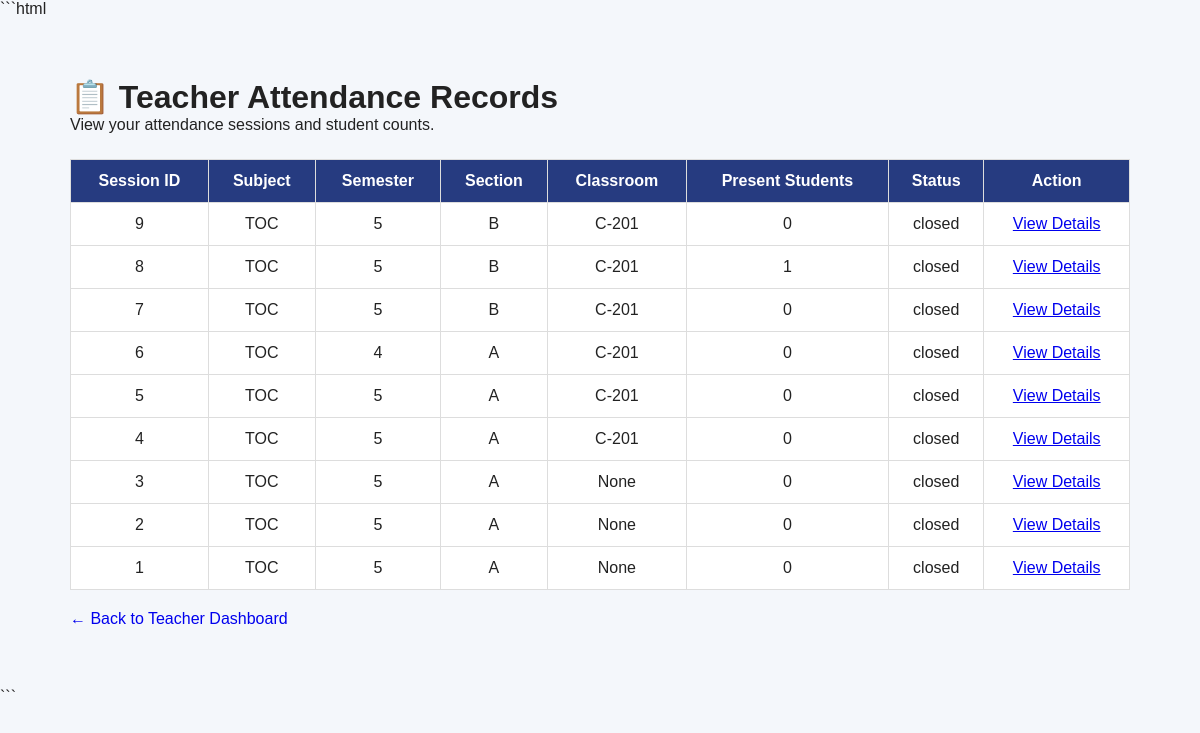
Screenshot of /teacher/attendance/records (signed in) with the database file from the repository.
### tables this page shows
CREATE TABLE attendance_sessions (
            id INTEGER PRIMARY KEY AUTOINCREMENT,
            teacher_id INTEGER NOT NULL,
            subject TEXT NOT NULL,
            semester INTEGER NOT NULL,
            section TEXT NOT NULL,
            room TEXT,
            qr_token_hash TEXT NOT NULL UNIQUE,
            starts_at TEXT NOT NULL,
            expires_at TEXT NOT NULL,
            status TEXT NOT NULL DEFAULT 'active'
                CHECK (status IN ('active', 'closed')),
            created_at TEXT DEFAULT CURRENT_TIMESTAMP,
            FOREIGN KEY (teacher_id) REFERENCES users(id)
        );

### app.py (the view)
@app.route("/teacher/attendance/records")
@login_required
@role_required("teacher")
def teacher_attendance_records():
    connection = get_database()
    try:
        current_time = datetime.now(timezone.utc).isoformat()
        connection.execute(
            """
            UPDATE attendance_sessions
            SET status = 'closed'
            WHERE teacher_id = ?
            AND status = 'active'
            AND expires_at <= ?
            """,
            (session["user_id"], current_time)
        )
        connection.commit()
        records = connection.execute(
            """
            SELECT
                a.id,
                a.subject,
                a.semester,
                a.section,
                a.room,
                a.starts_at,
                a.expires_at,
                a.status,
                COUNT(ar.id) AS total_present
            FROM attendance_sessions a
            LEFT JOIN attendance_records ar
                ON a.id = ar.session_id
            WHERE a.teacher_id = ?
            GROUP BY a.id
            ORDER BY a.id DESC
            """,
            (session["user_id"],)
        ).fetchall()
    finally:
        connection.close()
    return render_template(
        "teacher_attendance_records.html",
        records=records
    )

### app.py (called while the page is built)
def get_database():
    connection = sqlite3.connect(DATABASE)
    connection.row_factory = sqlite3.Row
    connection.execute("PRAGMA foreign_keys = ON")
    return connection

def login_required(view_function):
    @wraps(view_function)
    def wrapped_view(*args, **kwargs):
        if "user_id" not in session:
            return redirect(url_for("login"))
        return view_function(*args, **kwargs)
    return wrapped_view

def role_required(*allowed_roles):
    def decorator(view_function):
        @wraps(view_function)
        def wrapped_view(*args, **kwargs):
            if "user_id" not in session:
                return redirect(url_for("login"))
            if session.get("role") not in allowed_roles:
                return "Access denied: You do not have permission.", 403
            return view_function(*args, **kwargs)
        return wrapped_view
    return decorator

### templates/teacher_attendance_records.html (shortened to what this page needs)
<!DOCTYPE html>
<html lang="en">
<head>
    <link rel="stylesheet" href="{{ url_for('static', filename='style.css') }}">
</head>
<body>
    <div class="records-container">
        <h1>📋 Teacher Attendance Records</h1>
        <p>View your attendance sessions and student counts.</p>
        {% if records %}
        <div class="table-wrapper">
            <table class="records-table">
                <thead>
                    <tr>
                        <th>Session ID</th>
                        <th>Subject</th>
                        <th>Semester</th>
                        <th>Section</th>
                        <th>Classroom</th>
                        <th>Present Students</th>
                        <th>Status</th>
                        <th>Action</th>
                    </tr>
                </thead>
                <tbody>
                    {% for record in records %}
                    <tr>
                        <td>{{ record.id }}</td>
                        <td>{{ record.subject }}</td>
                        <td>{{ record.semester }}</td>
                        <td>{{ record.section }}</td>
                        <td>{{ record.room }}</td>
                        <td>{{ record.total_present }}</td>
                        <td>{{ record.status }}</td>
                        <td>
    <a href="{{ url_for('teacher_attendance_session_details', session_id=record.id) }}">
        View Details
    </a>
</td>
                    </tr>
                    {% endfor %}
                </tbody>
            </table>
        </div>
        {% else %}
            <p>No attendance sessions found.</p>
        {% endif %}
        <a class="back-link" href="{{ url_for('teacher_dashboard') }}">
            ← Back to Teacher Dashboard
        </a>
    </div>
</body>
</html>

### static/style.css (style rules this page uses)
* { margin: 0; padding: 0; box-sizing: border-box; }
body { font-family: Arial, sans-serif; background: #f4f7fb; color: #222; }

### templates/teacher_attendance_records.html (style rules this page uses)
.records-container { max-width: 1100px; margin: 40px auto; padding: 20px; }
.records-table { width: 100%; border-collapse: collapse; margin-top: 25px; background: white; }
.records-table th, .records-table td { padding: 12px; border: 1px solid #ddd; text-align: center; }
.records-table th { background: #263b80; color: white; }
.back-link { display: inline-block; margin-top: 20px; text-decoration: none; }
.table-wrapper { overflow-x: auto; }

### rows the page displays
attendance_sessions: id "9", subject "TOC", semester "5", section "B", room "C-201", total_present "0", status "closed"
attendance_sessions: id "8", subject "TOC", semester "5", section "B", room "C-201", total_present "1", status "closed"
attendance_sessions: id "7", subject "TOC", semester "5", section "B", room "C-201", total_present "0", status "closed"
attendance_sessions: id "6", subject "TOC", semester "4", section "A", room "C-201", total_present "0", status "closed"
attendance_sessions: id "5", subject "TOC", semester "5", section "A", room "C-201", total_present "0", status "closed"
attendance_sessions: id "4", subject "TOC", semester "5", section "A", room "C-201", total_present "0", status "closed"
attendance_sessions: id "3", subject "TOC", semester "5", section "A", room "None", total_present "0", status "closed"
attendance_sessions: id "2", subject "TOC", semester "5", section "A", room "None", total_present "0", status "closed"
attendance_sessions: id "1", subject "TOC", semester "5", section "A", room "None", total_present "0", status "closed"
